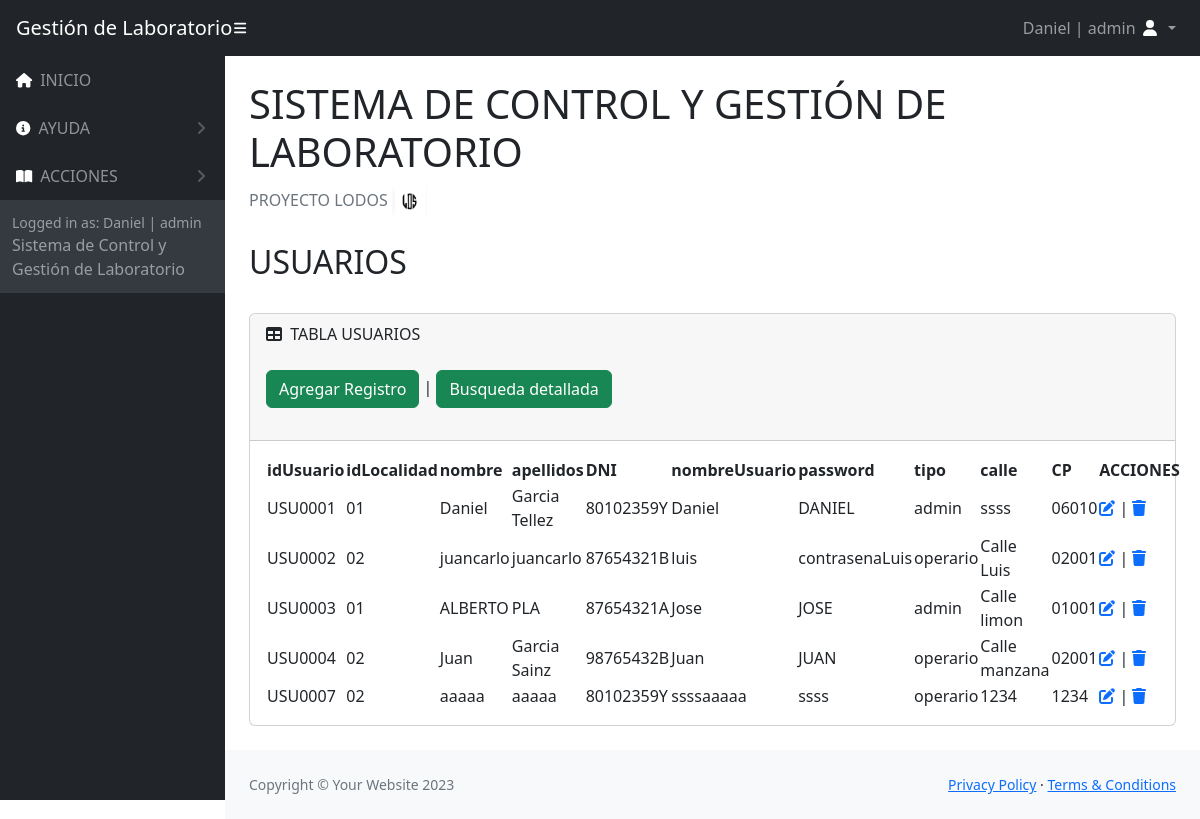
Page /Vistas/acciones/accionesUsuarios/indexUsuario.php (signed in) on the committed database.
### tables this page shows
CREATE TABLE `usuarios` (
  `idUsuario` varchar(15) NOT NULL,
  `idLocalidad` varchar(15) DEFAULT NULL,
  `nombre` varchar(30) DEFAULT NULL,
  `apellidos` varchar(30) DEFAULT NULL,
  `DNI` varchar(10) DEFAULT NULL,
  `nombreUsuario` varchar(15) DEFAULT NULL,
  `contrasena` varchar(15) DEFAULT NULL,
  `tipo` varchar(15) DEFAULT NULL,
  `calle` varchar(30) DEFAULT NULL,
  `CP` varchar(10) DEFAULT NULL
);

### Vistas/acciones/accionesUsuarios/indexUsuario.php (the view, shortened to what this page needs)
<?php
require_once('../../../Controlador/Conexion_DB/config.php');
    $stmt = $connectDB->prepare('SELECT * FROM usuarios');
    $stmt->execute();
    $allData = $stmt->fetchAll();
?>
<!DOCTYPE html>
<html lang="es">
    <head>
        <link href="https://cdn.jsdelivr.net/npm/simple-datatables@7.1.2/dist/style.min.css" rel="stylesheet" />
        <link href="../../../assets/css/styles.css" rel="stylesheet" />
    </head>
    <body class="sb-nav-fixed">
    <nav class="sb-topnav navbar navbar-expand navbar-dark bg-dark">
            <a class="navbar-brand ps-3" href="../../../index.php">Gestión de Laboratorio</a>
            <button class="btn btn-link btn-sm order-1 order-lg-0 me-4 me-lg-0" id="sidebarToggle" href="#!"><i class="fas fa-bars" style="color: #ffffff;"></i></button>
            <ul class="navbar-nav ms-auto me-0 me-md-3 my-2 my-md-0">
                <li class="nav-item dropdown">
                    <a class="nav-link dropdown-toggle" id="navbarDropdown" href="#" role="button" data-bs-toggle="dropdown" aria-expanded="false">
                    <?php  echo $_SESSION["nombreUsuario"]. " | ".  $_SESSION["tipo"];  ?>
                        <i class="fas fa-user fa-fw" style="color: #ffffff;"></i>
                    </a>
                </li>
            </ul>
        </nav>
        <div id="layoutSidenav">
            <div id="layoutSidenav_nav">
                <nav class="sb-sidenav accordion sb-sidenav-dark" id="sidenavAccordion">
                    <div class="sb-sidenav-menu">
                        <div class="nav">
                            <a class="nav-link" href="../../../index.php">
                                <div class="sb-nav-link-icon"><i class="fa-solid fa-house" style="color: #ffffff;"></i></div>
                                INICIO
                            </a>
                            <?php  if( $_SESSION["tipo"] == "admin") {  ?>
                            <a class="nav-link collapsed" href="#" data-bs-toggle="collapse" data-bs-target="#collapseLayouts" aria-expanded="false" aria-controls="collapseLayouts">
                                <div class="sb-nav-link-icon"><i class="fa-solid fa-circle-info" style="color: #ffffff;"></i></div>
                                AYUDA
                                <div class="sb-sidenav-collapse-arrow"><i class="fas fa-angle-down"></i></div>
                            </a>
                            <?php  }  ?>
                                <a class="nav-link collapsed" href="#" data-bs-toggle="collapse" data-bs-target="#collapsePages" aria-expanded="false" aria-controls="collapsePages">
                                <div class="sb-nav-link-icon"><i class="fas fa-book-open" style="color: #ffffff;"></i></div>
                                ACCIONES
                                <div class="sb-sidenav-collapse-arrow"><i class="fas fa-angle-down"></i></div>
                            </a>
                    </div>
                    <div class="sb-sidenav-footer">
                        <div class="small">Logged in as: <?php  echo $_SESSION["nombreUsuario"]. " | ".  $_SESSION["tipo"];  ?></div>
                        Sistema de Control y Gestión de Laboratorio
                    </div>
                </nav>
            </div>
            <div id="layoutSidenav_content">
                <main>
                    <div class="container-fluid px-4">
                        <h1 class="mt-4">SISTEMA DE CONTROL Y GESTIÓN DE LABORATORIO</h1>
                        <ol class="breadcrumb mb-4">
                            <li class="breadcrumb-item active">PROYECTO LODOS <img style="width: 35px !important; height: 35px !important; padding:0px !important;" src="../../../assets/img/logoLODOS.PNG" alt="ss2"></li>
                        </ol>
                        <h2>USUARIOS</h2>
                        <br/>
                        <div class="card mb-4">
                            <div class="card-header">
                                <i class="fas fa-table me-1"></i>
                                TABLA USUARIOS
                                <br>
                                <br>
                                <a  name="" id="" class="btn btn-success" href="nuevoUsuario.php" role="button">Agregar Registro</a> | <a  name="" id="" class="btn btn-success" href="buscarUsuario.php" role="button">Busqueda detallada</a>
                                <br>
                                <br>
                            </div>
                            <div class="card-body">
                                <table id="datatablesSimple">
                                    <thead>
                                        <tr>
                                            <th>idUsuario</th>
                                            <th>idLocalidad</th>
                                            <th>nombre</th>
                                            <th>apellidos</th>
                                            <th>DNI</th>
                                            <th>nombreUsuario</th>
                                            <th>password</th>
                                            <th>tipo</th>
                                            <th>calle</th>
                                            <th>CP</th>
                                            <th>ACCIONES</th>
                                        </tr>
                                    </thead>
                                    <tbody>
                                        <?php  foreach($allData as $registro) {  ?>
                                        <tr>
                                        <td><?php echo $registro['idUsuario']; ?> </td>
                                            <td><?php  echo $registro['idLocalidad']; ?> </td>
                                            <td><?php  echo $registro['nombre']; ?> </td>
                                            <td><?php  echo $registro['apellidos']; ?> </td>
                                            <td><?php  echo $registro['DNI']; ?> </td>
                                            <td><?php  echo $registro['nombreUsuario']; ?> </td>
                                            <td><?php  echo $registro['contrasena']; ?> </td>
                                            <td><?php  echo $registro['tipo']; ?> </td>
                                            <td><?php  echo $registro['calle']; ?> </td>
                                            <td><?php  echo $registro['CP']; ?> </td>
                                            <td>
                                            <?php
                                            echo '<a href="editarUsuario.php?id='.$registro['idUsuario'].'">' ;
                                            echo '<i class="fa-solid fa-pen-to-square"></i>';
                                            echo '</a>';
                                            echo ' | ';
                                            echo '<a href="deleteUsuario.php?id='.$registro['idUsuario'].'">' ;
                                            echo '<i class="fa-solid fa-trash"></i>';
                                            echo '</a>';
                                            ?>
                                            </td>
                                        </tr>
                                        <?php  }  ?>
                                    </tbody>
                                </table>
                            </div>
                        </div>
                    </div>
                </main>
                <footer class="py-4 bg-light mt-auto">
                    <div class="container-fluid px-4">
                        <div class="d-flex align-items-center justify-content-between small">
                            <div class="text-muted">Copyright &copy; Your Website 2023</div>
                            <div>
                                <a href="../../../Vistas/Politicas/politicasPrivacidad.php">Privacy Policy</a>
                                &middot;
                                <a href="../../../Vistas/Politicas/politicasUso.php">Terms &amp; Conditions</a>
                            </div>
                        </div>
                    </div>
                </footer>
            </div>
        </div>
    </body>
</html>

### rows in the picture
usuarios: idUsuario "USU0001", idLocalidad "01", nombre "Daniel", apellidos "Garcia Tellez", DNI "80102359Y", nombreUsuario "Daniel", contrasena "DANIEL", tipo "admin", calle "ssss", CP "06010"
usuarios: idUsuario "USU0002", idLocalidad "02", nombre "juancarlo", apellidos "juancarlo", DNI "87654321B", nombreUsuario "luis", contrasena "contrasenaLuis", tipo "operario", calle "Calle Luis", CP "02001"
usuarios: idUsuario "USU0003", idLocalidad "01", nombre "ALBERTO", apellidos "PLA", DNI "87654321A", nombreUsuario "Jose", contrasena "JOSE", tipo "admin", calle "Calle limon", CP "01001"
usuarios: idUsuario "USU0004", idLocalidad "02", nombre "Juan", apellidos "Garcia Sainz", DNI "98765432B", nombreUsuario "Juan", contrasena "JUAN", tipo "operario", calle "Calle manzana", CP "02001"
usuarios: idUsuario "USU0007", idLocalidad "02", nombre "aaaaa", apellidos "aaaaa", DNI "80102359Y", nombreUsuario "ssssaaaaa", contrasena "ssss", tipo "operario", calle "1234", CP "1234"

### other values in the picture
$_SESSION["nombreUsuario"] "Daniel"
$_SESSION["tipo"] "admin"
